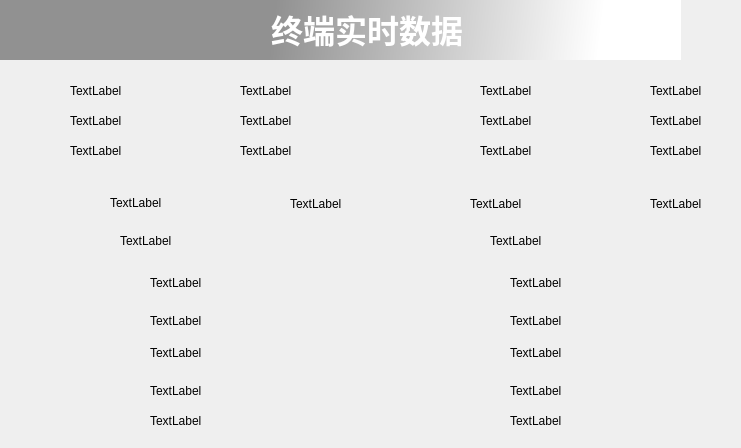
<?xml version="1.0" encoding="UTF-8"?>
<ui version="4.0">
 <class>CurrentData</class>
 <widget class="QWidget" name="CurrentData">
  <property name="geometry">
   <rect>
    <x>0</x>
    <y>0</y>
    <width>741</width>
    <height>448</height>
   </rect>
  </property>
  <property name="font">
   <font>
    <stylestrategy>PreferAntialias</stylestrategy>
   </font>
  </property>
  <property name="windowTitle">
   <string>Form</string>
  </property>
  <widget class="QLabel" name="label">
   <property name="geometry">
    <rect>
     <x>0</x>
     <y>0</y>
     <width>681</width>
     <height>60</height>
    </rect>
   </property>
   <property name="sizePolicy">
    <sizepolicy hsizetype="Ignored" vsizetype="Preferred">
     <horstretch>0</horstretch>
     <verstretch>0</verstretch>
    </sizepolicy>
   </property>
   <property name="font">
    <font>
     <pointsize>20</pointsize>
     <weight>50</weight>
     <bold>false</bold>
     <underline>false</underline>
     <strikeout>false</strikeout>
     <stylestrategy>PreferDefault</stylestrategy>
     <kerning>true</kerning>
    </font>
   </property>
   <property name="cursor">
    <cursorShape>ArrowCursor</cursorShape>
   </property>
   <property name="focusPolicy">
    <enum>Qt::NoFocus</enum>
   </property>
   <property name="styleSheet">
    <string notr="true">background-color: qlineargradient(spread:pad, x1:0, y1:0, x2:1, y2:0.011, stop:0.405128 rgba(145, 145, 145, 255), stop:0.887179 rgba(255, 255, 255, 255));</string>
   </property>
   <property name="text">
    <string>&lt;!DOCTYPE HTML PUBLIC &quot;-//W3C//DTD HTML 4.0//EN&quot; &quot;http://www.w3.org/TR/REC-html40/strict.dtd&quot;&gt;
&lt;html&gt;&lt;head&gt;&lt;meta name=&quot;qrichtext&quot; content=&quot;1&quot; /&gt;&lt;style type=&quot;text/css&quot;&gt;
p, li { white-space: pre-wrap; }
&lt;/style&gt;&lt;/head&gt;&lt;body style=&quot; font-family:'Ubuntu'; font-size:20pt; font-weight:400; font-style:normal;&quot;&gt;
&lt;p align=&quot;center&quot; style=&quot; margin-top:12px; margin-bottom:12px; margin-left:0px; margin-right:0px; -qt-block-indent:0; text-indent:0px;&quot;&gt;&lt;span style=&quot; font-size:24pt; font-weight:600; color:#ffffff;&quot;&gt;      终端实时数据&lt;/span&gt;&lt;/p&gt;&lt;/body&gt;&lt;/html&gt;</string>
   </property>
   <property name="textFormat">
    <enum>Qt::RichText</enum>
   </property>
   <property name="margin">
    <number>8</number>
   </property>
  </widget>
  <widget class="QPushButton" name="pushButton_close">
   <property name="geometry">
    <rect>
     <x>680</x>
     <y>0</y>
     <width>61</width>
     <height>60</height>
    </rect>
   </property>
   <property name="styleSheet">
    <string notr="true">outline:none;
border:none;</string>
   </property>
   <property name="text">
    <string/>
   </property>
   <property name="icon">
    <iconset resource="../../imgs.qrc">
     <normaloff>:/new/imgs/images/back1.jpg</normaloff>:/new/imgs/images/back1.jpg</iconset>
   </property>
   <property name="iconSize">
    <size>
     <width>60</width>
     <height>60</height>
    </size>
   </property>
  </widget>
  <widget class="QWidget" name="widget" native="true">
   <property name="geometry">
    <rect>
     <x>0</x>
     <y>60</y>
     <width>741</width>
     <height>461</height>
    </rect>
   </property>
   <property name="styleSheet">
    <string notr="true">QWidget#widget{background-image: url(:/new/imgs/images/1_4_1.png);}</string>
   </property>
   <widget class="QLabel" name="label_Ua">
    <property name="geometry">
     <rect>
      <x>70</x>
      <y>20</y>
      <width>91</width>
      <height>21</height>
     </rect>
    </property>
    <property name="text">
     <string>TextLabel</string>
    </property>
   </widget>
   <widget class="QLabel" name="label_Ub">
    <property name="geometry">
     <rect>
      <x>70</x>
      <y>50</y>
      <width>91</width>
      <height>21</height>
     </rect>
    </property>
    <property name="text">
     <string>TextLabel</string>
    </property>
   </widget>
   <widget class="QLabel" name="label_Uc">
    <property name="geometry">
     <rect>
      <x>70</x>
      <y>80</y>
      <width>91</width>
      <height>21</height>
     </rect>
    </property>
    <property name="text">
     <string>TextLabel</string>
    </property>
   </widget>
   <widget class="QLabel" name="label_Ib">
    <property name="geometry">
     <rect>
      <x>240</x>
      <y>50</y>
      <width>91</width>
      <height>21</height>
     </rect>
    </property>
    <property name="text">
     <string>TextLabel</string>
    </property>
   </widget>
   <widget class="QLabel" name="label_Ic">
    <property name="geometry">
     <rect>
      <x>240</x>
      <y>80</y>
      <width>91</width>
      <height>21</height>
     </rect>
    </property>
    <property name="text">
     <string>TextLabel</string>
    </property>
   </widget>
   <widget class="QLabel" name="label_Ia">
    <property name="geometry">
     <rect>
      <x>240</x>
      <y>20</y>
      <width>91</width>
      <height>21</height>
     </rect>
    </property>
    <property name="text">
     <string>TextLabel</string>
    </property>
   </widget>
   <widget class="QLabel" name="label_AVb">
    <property name="geometry">
     <rect>
      <x>480</x>
      <y>50</y>
      <width>71</width>
      <height>21</height>
     </rect>
    </property>
    <property name="text">
     <string>TextLabel</string>
    </property>
   </widget>
   <widget class="QLabel" name="label_AVc">
    <property name="geometry">
     <rect>
      <x>480</x>
      <y>80</y>
      <width>71</width>
      <height>21</height>
     </rect>
    </property>
    <property name="text">
     <string>TextLabel</string>
    </property>
   </widget>
   <widget class="QLabel" name="label_AVa">
    <property name="geometry">
     <rect>
      <x>480</x>
      <y>20</y>
      <width>71</width>
      <height>21</height>
     </rect>
    </property>
    <property name="text">
     <string>TextLabel</string>
    </property>
   </widget>
   <widget class="QLabel" name="label_AIc">
    <property name="geometry">
     <rect>
      <x>650</x>
      <y>80</y>
      <width>71</width>
      <height>21</height>
     </rect>
    </property>
    <property name="text">
     <string>TextLabel</string>
    </property>
   </widget>
   <widget class="QLabel" name="label_AIb">
    <property name="geometry">
     <rect>
      <x>650</x>
      <y>50</y>
      <width>71</width>
      <height>21</height>
     </rect>
    </property>
    <property name="text">
     <string>TextLabel</string>
    </property>
   </widget>
   <widget class="QLabel" name="label_AIa">
    <property name="geometry">
     <rect>
      <x>650</x>
      <y>20</y>
      <width>71</width>
      <height>21</height>
     </rect>
    </property>
    <property name="text">
     <string>TextLabel</string>
    </property>
   </widget>
   <widget class="QLabel" name="label_PF">
    <property name="geometry">
     <rect>
      <x>110</x>
      <y>132</y>
      <width>81</width>
      <height>21</height>
     </rect>
    </property>
    <property name="text">
     <string>TextLabel</string>
    </property>
   </widget>
   <widget class="QLabel" name="label_PFa">
    <property name="geometry">
     <rect>
      <x>290</x>
      <y>133</y>
      <width>81</width>
      <height>21</height>
     </rect>
    </property>
    <property name="text">
     <string>TextLabel</string>
    </property>
   </widget>
   <widget class="QLabel" name="label_PFc">
    <property name="geometry">
     <rect>
      <x>650</x>
      <y>133</y>
      <width>81</width>
      <height>21</height>
     </rect>
    </property>
    <property name="text">
     <string>TextLabel</string>
    </property>
   </widget>
   <widget class="QLabel" name="label_PFb">
    <property name="geometry">
     <rect>
      <x>470</x>
      <y>133</y>
      <width>81</width>
      <height>21</height>
     </rect>
    </property>
    <property name="text">
     <string>TextLabel</string>
    </property>
   </widget>
   <widget class="QLabel" name="label_AP">
    <property name="geometry">
     <rect>
      <x>120</x>
      <y>170</y>
      <width>111</width>
      <height>21</height>
     </rect>
    </property>
    <property name="text">
     <string>TextLabel</string>
    </property>
   </widget>
   <widget class="QLabel" name="label_RP">
    <property name="geometry">
     <rect>
      <x>490</x>
      <y>170</y>
      <width>111</width>
      <height>21</height>
     </rect>
    </property>
    <property name="text">
     <string>TextLabel</string>
    </property>
   </widget>
   <widget class="QLabel" name="label_AE">
    <property name="geometry">
     <rect>
      <x>150</x>
      <y>212</y>
      <width>111</width>
      <height>21</height>
     </rect>
    </property>
    <property name="text">
     <string>TextLabel</string>
    </property>
   </widget>
   <widget class="QLabel" name="label_AE1">
    <property name="geometry">
     <rect>
      <x>150</x>
      <y>250</y>
      <width>111</width>
      <height>21</height>
     </rect>
    </property>
    <property name="text">
     <string>TextLabel</string>
    </property>
   </widget>
   <widget class="QLabel" name="label_AE4">
    <property name="geometry">
     <rect>
      <x>150</x>
      <y>350</y>
      <width>111</width>
      <height>21</height>
     </rect>
    </property>
    <property name="text">
     <string>TextLabel</string>
    </property>
   </widget>
   <widget class="QLabel" name="label_AE2">
    <property name="geometry">
     <rect>
      <x>150</x>
      <y>282</y>
      <width>111</width>
      <height>21</height>
     </rect>
    </property>
    <property name="text">
     <string>TextLabel</string>
    </property>
   </widget>
   <widget class="QLabel" name="label_AE3">
    <property name="geometry">
     <rect>
      <x>150</x>
      <y>320</y>
      <width>111</width>
      <height>21</height>
     </rect>
    </property>
    <property name="text">
     <string>TextLabel</string>
    </property>
   </widget>
   <widget class="QLabel" name="label_RE3">
    <property name="geometry">
     <rect>
      <x>510</x>
      <y>320</y>
      <width>111</width>
      <height>21</height>
     </rect>
    </property>
    <property name="text">
     <string>TextLabel</string>
    </property>
   </widget>
   <widget class="QLabel" name="label_RE">
    <property name="geometry">
     <rect>
      <x>510</x>
      <y>212</y>
      <width>111</width>
      <height>21</height>
     </rect>
    </property>
    <property name="text">
     <string>TextLabel</string>
    </property>
   </widget>
   <widget class="QLabel" name="label_RE4">
    <property name="geometry">
     <rect>
      <x>510</x>
      <y>350</y>
      <width>111</width>
      <height>21</height>
     </rect>
    </property>
    <property name="text">
     <string>TextLabel</string>
    </property>
   </widget>
   <widget class="QLabel" name="label_RE1">
    <property name="geometry">
     <rect>
      <x>510</x>
      <y>250</y>
      <width>111</width>
      <height>21</height>
     </rect>
    </property>
    <property name="text">
     <string>TextLabel</string>
    </property>
   </widget>
   <widget class="QLabel" name="label_RE2">
    <property name="geometry">
     <rect>
      <x>510</x>
      <y>282</y>
      <width>111</width>
      <height>21</height>
     </rect>
    </property>
    <property name="text">
     <string>TextLabel</string>
    </property>
   </widget>
  </widget>
 </widget>
 <resources>
  <include location="../../imgs.qrc"/>
 </resources>
 <connections/>
</ui>
